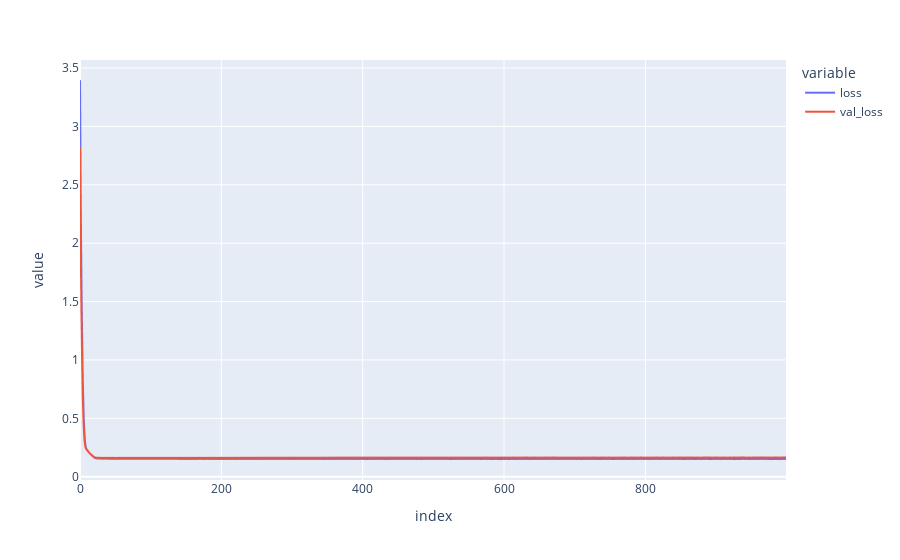

The notebook cell this image was saved under:
### Code cell
metrics = {'loss': history.history.get('loss'), 'val_loss': history.history.get('val_loss')}
fig = px.line(metrics)
fig.show()

### Figure 1 — Plotly figure (JSON) as saved in the notebook; plotly's stock layout.template omitted (floating-point values rounded to 4 significant figures; data arrays with more than 128 entries replaced by an {"elided": "..."} marker saying what was removed)
{"data": [{"hovertemplate": "variable=loss<br>index=%{x}<br>value=%{y}<extra></extra>", "legendgroup": "loss", "line": {"color": "#636efa", "dash": "solid"}, "marker": {"symbol": "circle"}, "mode": "lines", "name": "loss", "showlegend": true, "type": "scattergl", "x": {"elided": "1000 int values"}, "xaxis": "x", "y": {"elided": "1000 float values"}, "yaxis": "y"}, {"hovertemplate": "variable=val_loss<br>index=%{x}<br>value=%{y}<extra></extra>", "legendgroup": "val_loss", "line": {"color": "#EF553B", "dash": "solid"}, "marker": {"symbol": "circle"}, "mode": "lines", "name": "val_loss", "showlegend": true, "type": "scattergl", "x": {"elided": "1000 int values"}, "xaxis": "x", "y": {"elided": "1000 float values"}, "yaxis": "y"}], "layout": {"legend": {"title": {"text": "variable"}, "tracegroupgap": 0}, "margin": {"t": 60}, "xaxis": {"anchor": "y", "domain": [0, 1], "title": {"text": "index"}}, "yaxis": {"anchor": "x", "domain": [0, 1], "title": {"text": "value"}}}}
